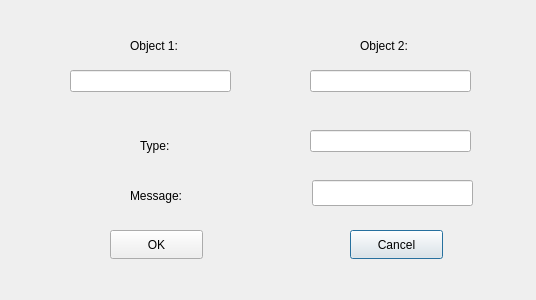
<?xml version="1.0" encoding="UTF-8"?>
<ui version="4.0">
 <class>EditMessageDialog</class>
 <widget class="QDialog" name="EditMessageDialog">
  <property name="geometry">
   <rect>
    <x>0</x>
    <y>0</y>
    <width>536</width>
    <height>300</height>
   </rect>
  </property>
  <property name="windowTitle">
   <string>Dialog</string>
  </property>
  <widget class="QPushButton" name="btnCancel">
   <property name="geometry">
    <rect>
     <x>350</x>
     <y>230</y>
     <width>93</width>
     <height>29</height>
    </rect>
   </property>
   <property name="text">
    <string>Cancel</string>
   </property>
  </widget>
  <widget class="QPushButton" name="btnOK">
   <property name="geometry">
    <rect>
     <x>110</x>
     <y>230</y>
     <width>93</width>
     <height>29</height>
    </rect>
   </property>
   <property name="text">
    <string>OK</string>
   </property>
  </widget>
  <widget class="QLabel" name="labObj1">
   <property name="geometry">
    <rect>
     <x>130</x>
     <y>30</y>
     <width>71</width>
     <height>31</height>
    </rect>
   </property>
   <property name="text">
    <string>Object 1:</string>
   </property>
  </widget>
  <widget class="QLabel" name="labType">
   <property name="geometry">
    <rect>
     <x>140</x>
     <y>130</y>
     <width>51</width>
     <height>31</height>
    </rect>
   </property>
   <property name="text">
    <string>Type:</string>
   </property>
  </widget>
  <widget class="QLabel" name="labMsg">
   <property name="geometry">
    <rect>
     <x>130</x>
     <y>180</y>
     <width>81</width>
     <height>31</height>
    </rect>
   </property>
   <property name="text">
    <string>Message:</string>
   </property>
  </widget>
  <widget class="QLineEdit" name="strMsg">
   <property name="geometry">
    <rect>
     <x>312</x>
     <y>180</y>
     <width>161</width>
     <height>26</height>
    </rect>
   </property>
  </widget>
  <widget class="QLabel" name="labObj2">
   <property name="geometry">
    <rect>
     <x>360</x>
     <y>30</y>
     <width>71</width>
     <height>31</height>
    </rect>
   </property>
   <property name="text">
    <string>Object 2:</string>
   </property>
  </widget>
  <widget class="QLineEdit" name="strType">
   <property name="geometry">
    <rect>
     <x>310</x>
     <y>130</y>
     <width>161</width>
     <height>22</height>
    </rect>
   </property>
   <property name="readOnly">
    <bool>true</bool>
   </property>
  </widget>
  <widget class="QLineEdit" name="strObj2">
   <property name="geometry">
    <rect>
     <x>310</x>
     <y>70</y>
     <width>161</width>
     <height>22</height>
    </rect>
   </property>
   <property name="readOnly">
    <bool>true</bool>
   </property>
  </widget>
  <widget class="QLineEdit" name="strObj1">
   <property name="geometry">
    <rect>
     <x>70</x>
     <y>70</y>
     <width>161</width>
     <height>22</height>
    </rect>
   </property>
   <property name="readOnly">
    <bool>true</bool>
   </property>
  </widget>
 </widget>
 <resources/>
 <connections/>
</ui>
